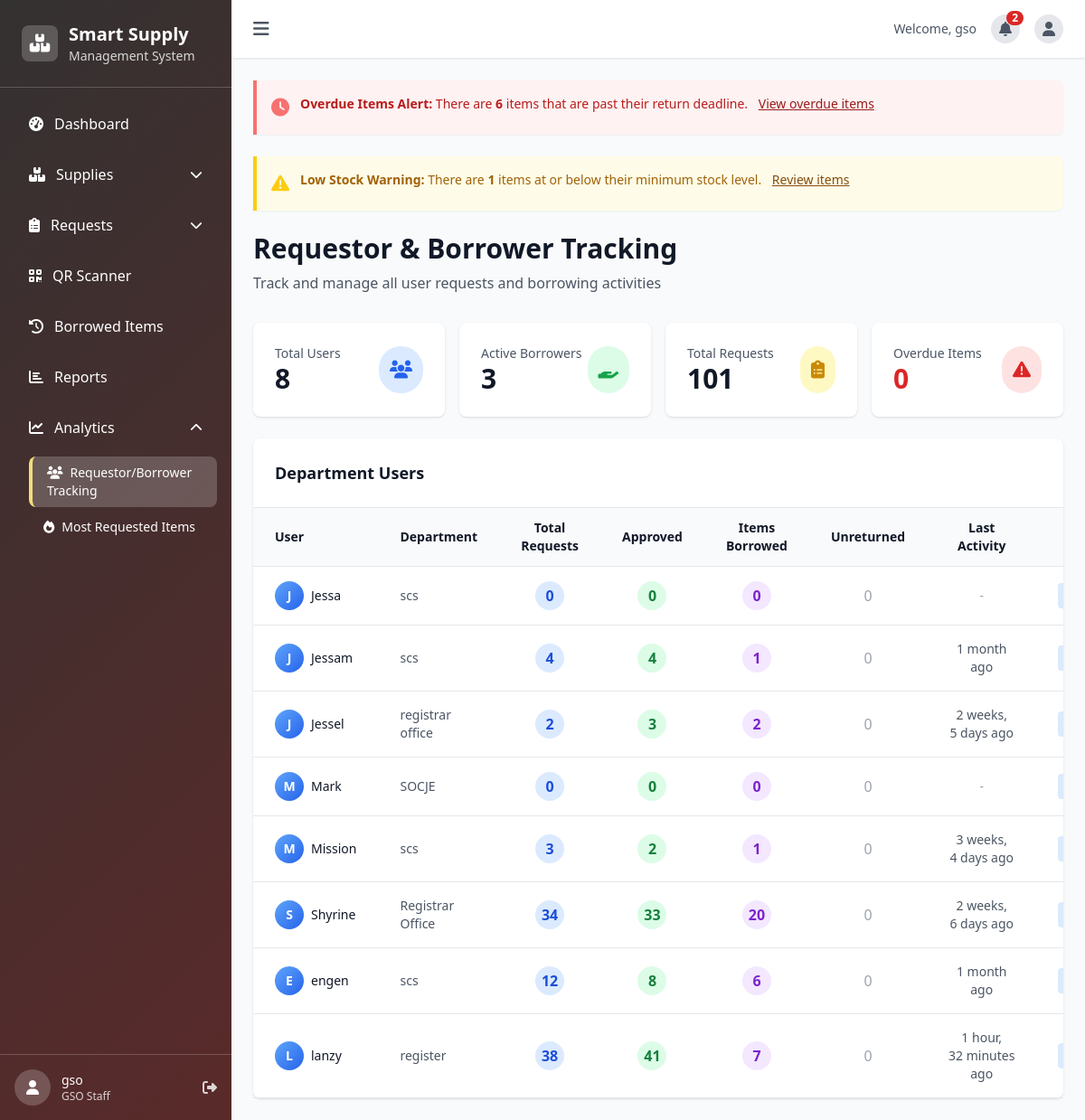
/analytics/requestor-borrower/ (signed in), run on an earlier commit of the app's database.
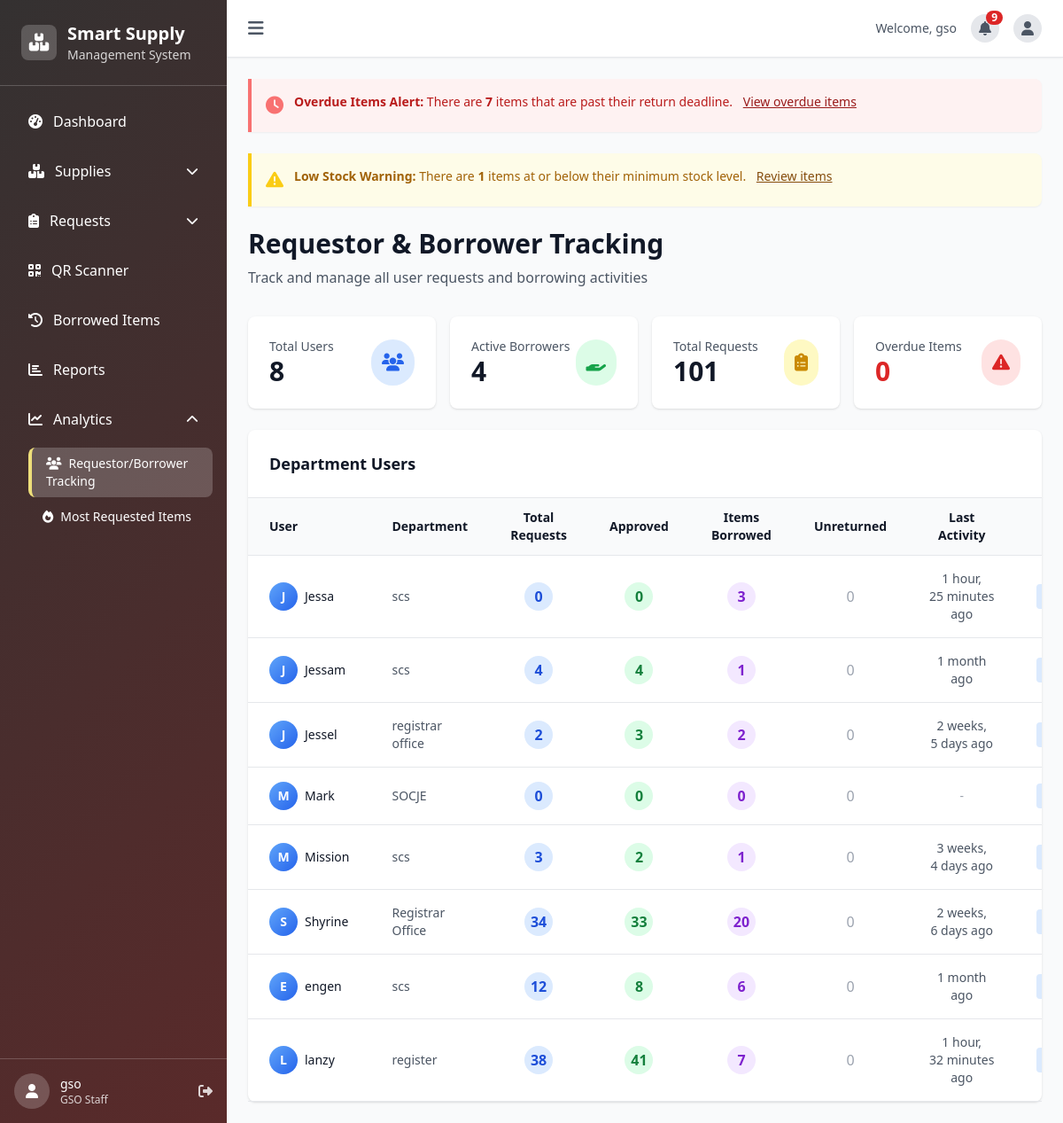
And on a later commit of the database.
### inventory/models.py (models this page shows, shortened)
class User(AbstractUser):
    ROLE_CHOICES = [
        ('admin', 'Admin'),
        ('gso_staff', 'GSO Staff'),
        ('department_user', 'Department User'),
    ]
    APPROVAL_STATUS_CHOICES = [
        ('pending', 'Pending Approval'),
        ('approved', 'Approved'),
        ('rejected', 'Rejected'),
    ]
    role = models.CharField(max_length=20, choices=ROLE_CHOICES, default='department_user')
    department = models.CharField(max_length=100, blank=True, null=True)
    phone = models.CharField(max_length=20, blank=True, null=True)
    approval_status = models.CharField(max_length=20, choices=APPROVAL_STATUS_CHOICES, default='approved')
    profile_picture = models.ImageField(upload_to='profile_pictures/', blank=True, null=True)

class RequestorBorrowerAnalytics(models.Model):
    user = models.OneToOneField(User, on_delete=models.CASCADE, related_name='analytics')
    total_requests = models.PositiveIntegerField(default=0)
    total_borrowings = models.PositiveIntegerField(default=0)
    approved_requests = models.PositiveIntegerField(default=0)
    rejected_requests = models.PositiveIntegerField(default=0)
    returned_items = models.PositiveIntegerField(default=0)
    overdue_items = models.PositiveIntegerField(default=0)
    last_request_date = models.DateTimeField(null=True, blank=True)
    last_borrow_date = models.DateTimeField(null=True, blank=True)
    updated_at = models.DateTimeField(auto_now=True)
    class Meta:
        verbose_name_plural = "Requestor/Borrower Analytics"

### inventory/analytics_views.py (the view)
# urls.py: path('analytics/requestor-borrower/', analytics_views.requestor_borrower_tracking, name='requestor_borrower_tracking'),
@login_required
def requestor_borrower_tracking(request):
    if request.user.role not in ['admin', 'gso_staff']:
        messages.error(request, 'You do not have permission to access this page.')
        return redirect('dashboard')
    users = User.objects.filter(role='department_user').prefetch_related('analytics').order_by('username')
    from django.db.models import Count
    active_borrowers = BorrowedItem.objects.filter(
        returned_at__isnull=True
    ).values('borrower').distinct().count()
    total_requests = SupplyRequest.objects.count()
    context = {
        'users': users,
        'page_title': 'Requestor & Borrower Tracking',
        'active_borrowers': active_borrowers,
        'total_requests': total_requests,
    }
    return render(request, 'inventory/tracking/requestor_borrower_tracking.html', context)

### templates/inventory/tracking/requestor_borrower_tracking.html (shortened to what the changed rows need)
{% extends "base.html" %}
{% load static %}
{% block content %}
<div class="max-w-7xl mx-auto">
    <div class="mb-8">
        <h1 class="text-3xl font-bold text-gray-900 mb-2">Requestor & Borrower Tracking</h1>
    </div>
    <div class="grid grid-cols-1 md:grid-cols-4 gap-4 mb-6">
        <div class="bg-white rounded-lg shadow p-6">
            <div class="flex items-center justify-between">
                <div>
                    <p class="text-gray-600 text-sm font-medium">Active Borrowers</p>
                    <p class="text-3xl font-bold text-gray-900">{{ active_borrowers }}</p>
                </div>
            </div>
        </div>
    </div>
    <div class="bg-white rounded-lg shadow">
        <div class="p-6 border-b border-gray-200">
            <h2 class="text-lg font-semibold text-gray-900">Department Users</h2>
        </div>
        <div class="overflow-x-auto">
            <table class="w-full">
                <thead>
                    <tr class="border-b border-gray-200 bg-gray-50">
                        <th class="px-6 py-3 text-left text-sm font-semibold text-gray-900">User</th>
                        <th class="px-6 py-3 text-left text-sm font-semibold text-gray-900">Department</th>
                        <th class="px-6 py-3 text-center text-sm font-semibold text-gray-900">Total Requests</th>
                        <th class="px-6 py-3 text-center text-sm font-semibold text-gray-900">Approved</th>
                        <th class="px-6 py-3 text-center text-sm font-semibold text-gray-900">Items Borrowed</th>
                        <th class="px-6 py-3 text-center text-sm font-semibold text-gray-900">Unreturned</th>
                        <th class="px-6 py-3 text-center text-sm font-semibold text-gray-900">Last Activity</th>
                        <th class="px-6 py-3 text-center text-sm font-semibold text-gray-900">Actions</th>
                    </tr>
                </thead>
                <tbody>
                    {% for user in users %}
                    <tr class="border-b border-gray-200 hover:bg-gray-50 transition-colors">
                        <td class="px-6 py-4 text-sm text-gray-900">
                            <div class="flex items-center space-x-2">
                                <div class="w-8 h-8 bg-gradient-to-br from-blue-400 to-blue-600 rounded-full flex items-center justify-center text-white text-sm font-bold">
                                    {{ user.username|first|upper }}
                                </div>
                                <span class="font-medium">{{ user.username }}</span>
                            </div>
                        </td>
                        <td class="px-6 py-4 text-sm text-gray-600">{{ user.department|default:"N/A" }}</td>
                        <td class="px-6 py-4 text-center">
                            <span class="inline-flex items-center justify-center w-8 h-8 rounded-full bg-blue-100 text-blue-700 font-semibold">
                                {% if user.analytics %}{{ user.analytics.total_requests }}{% else %}0{% endif %}
                            </span>
                        </td>
                        <td class="px-6 py-4 text-center">
                            <span class="inline-flex items-center justify-center w-8 h-8 rounded-full bg-green-100 text-green-700 font-semibold">
                                {% if user.analytics %}{{ user.analytics.approved_requests }}{% else %}0{% endif %}
                            </span>
                        </td>
                        <td class="px-6 py-4 text-center">
                            <span class="inline-flex items-center justify-center w-8 h-8 rounded-full bg-purple-100 text-purple-700 font-semibold">
                                {% if user.analytics %}{{ user.analytics.total_borrowings }}{% else %}0{% endif %}
                            </span>
                        </td>
                        <td class="px-6 py-4 text-center">
                            {% if user.analytics.overdue_items > 0 or user.analytics.total_borrowings|add:"-"|add:user.analytics.returned_items > 0 %}
                                <span class="inline-flex items-center justify-center w-8 h-8 rounded-full bg-red-100 text-red-700 font-semibold">
                                    {% if user.analytics %}{{ user.analytics.total_borrowings|add:"-"|add:user.analytics.returned_items }}{% else %}0{% endif %}
                                </span>
                            {% else %}
                                <span class="text-gray-400">0</span>
                            {% endif %}
                        </td>
                        <td class="px-6 py-4 text-center text-sm text-gray-600">
                            {% if user.analytics.last_request_date or user.analytics.last_borrow_date %}
                                {% if user.analytics.last_request_date and user.analytics.last_borrow_date %}
                                    {% if user.analytics.last_request_date > user.analytics.last_borrow_date %}
                                        {{ user.analytics.last_request_date|timesince }} ago
                                    {% else %}
                                        {{ user.analytics.last_borrow_date|timesince }} ago
                                    {% endif %}
                                {% elif user.analytics.last_request_date %}
                                    {{ user.analytics.last_request_date|timesince }} ago
                                {% else %}
                                    {{ user.analytics.last_borrow_date|timesince }} ago
                                {% endif %}
                            {% else %}
                                <span class="text-gray-400">-</span>
                            {% endif %}
                        </td>
                        <td class="px-6 py-4 text-center">
                            <button onclick="openUserModal({{ user.id }}, '{{ user.username }}')"
                               class="inline-flex items-center space-x-1 px-3 py-1 bg-blue-100 text-blue-700 rounded hover:bg-blue-200 transition-colors text-sm font-medium">
                            </button>
                        </td>
                    </tr>
                    {% endfor %}
                </tbody>
            </table>
        </div>
    </div>
</div>
{% endblock %}

### templates/base.html (shortened to what the changed rows need)
<!DOCTYPE html>
<html lang="en" x-data="{ sidebarOpen: window.innerWidth >= 768, isMobile: window.innerWidth < 768 }" x-init="() => {
    const updateScreenSize = () => {
        const isMobile = window.innerWidth < 768;
        isMobile ? sidebarOpen = false : sidebarOpen = true;
        document.querySelector('[x-data]')._x_dataStack[0].isMobile = isMobile;
    };
    window.addEventListener('resize', updateScreenSize);
    updateScreenSize();
}">
<head>
    <script src="https://cdn.tailwindcss.com"></script>
    <link rel="stylesheet" href="https://cdnjs.cloudflare.com/ajax/libs/font-awesome/6.4.0/css/all.min.css">
    <link rel="stylesheet" href="/static/css/custom.css">
</head>
<body class="bg-gray-50 font-sans {% block body_class %}{% endblock %}">
    <div :class="{'translate-x-0': sidebarOpen, '-translate-x-full': !sidebarOpen}"
        class="fixed inset-y-0 left-0 z-50 w-64 sidebar-bg text-white transition-transform duration-300 ease-in-out md:translate-x-0"
        :style="isMobile ? '' : (sidebarOpen ? 'transform: translateX(0);' : 'transform: translateX(-100%);')">
        <div class="p-6 border-b border-white/20">
            <div class="flex items-center space-x-3">
                <div>
                    <h2 class="text-xl font-bold">Smart Supply</h2>
                </div>
            </div>
        </div>
    </div>
    <div :class="{'md:ml-64': sidebarOpen && !isMobile}" class="min-h-screen transition-all duration-300 main-content">
        <div class="hidden md:block bg-white shadow-sm border-b px-6 py-4">
            <div class="flex items-center justify-between">
                <div class="flex items-center space-x-4">
                    <div class="relative">
                        <button id="notification-button"
                            class="w-8 h-8 rounded-full bg-gray-200 flex items-center justify-center"
                            onclick="toggleNotifications()" aria-haspopup="true" aria-expanded="false">
                            <i class="fas fa-bell text-gray-600"></i>
                            {% if unread_notifications_count and unread_notifications_count > 0 %}
                            <span class="absolute -top-1 -right-1 inline-flex items-center justify-center px-1.5 py-0.5 text-xs font-bold leading-none text-white bg-red-600 rounded-full">{{ unread_notifications_count }}</span>
                            {% endif %}
                        </button>
                    </div>
                </div>
            </div>
        </div>
        <main class="p-4 md:p-6">
            {% if overdue_count and overdue_count > 0 and user.role in 'admin,gso_staff' %}
            <div class="mb-6 bg-red-50 border-l-4 border-red-400 p-4 rounded-r-lg shadow-sm animate-pulse-once">
                <div class="flex">
                    <div class="flex-shrink-0">
                        <i class="fas fa-clock text-red-400 text-xl"></i>
                    </div>
                    <div class="ml-3">
                        <p class="text-sm text-red-700">
                            <span class="font-bold">Overdue Items Alert:</span>
                            There are <strong>{{ overdue_count }}</strong> items that are past their return deadline.
                            <a href="{% url 'borrowed_items_list' %}?status=overdue"
                                class="ml-2 font-medium underline text-red-800 hover:text-red-900 transition-colors">
                                View overdue items
                            </a>
                        </p>
                    </div>
                </div>
            </div>
            {% endif %}
            {% block content %}{% endblock %}
        </main>
    </div>
</body>
</html>

What changed in the data, as far as the page shows it:
changed through a linked row, User "Jessa": analytics.total_borrowings "0" → "3"; analytics.last_borrow_date (not shown) → "1 hour, 25 minutes"; text "-" → "ago"
Also different on the page:
{{ unread_notifications_count }}: "2" → "9"
{{ overdue_count }}: "6" → "7"
{{ active_borrowers }}: "3" → "4"
